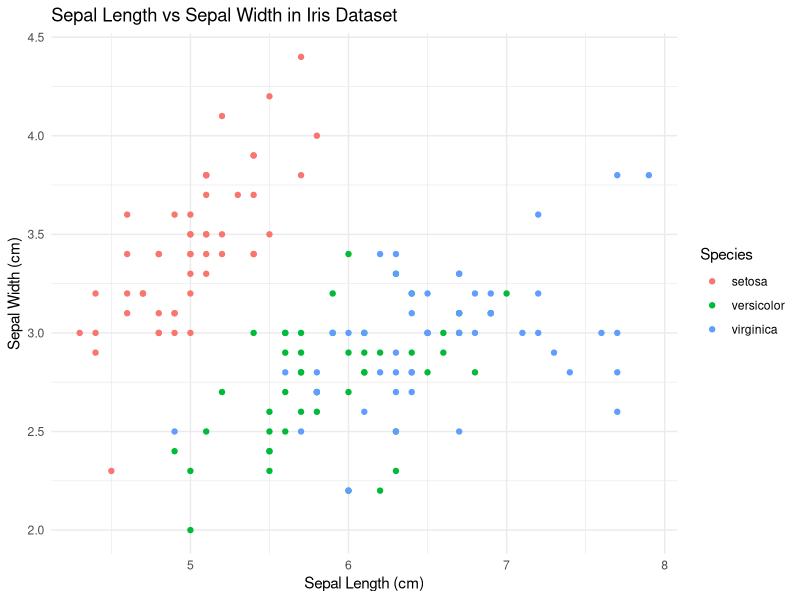

Recreate this plot in R.
library(ggplot2)

# Load data
data(iris)
head(iris)

# Create a scatter plot using the iris dataset
ggplot(data = iris, aes(x = Sepal.Length, y = Sepal.Width, color = Species)) +
  geom_point() +
  labs(title = "Sepal Length vs Sepal Width in Iris Dataset",
       x = "Sepal Length (cm)",
       y = "Sepal Width (cm)") +
  theme_minimal()